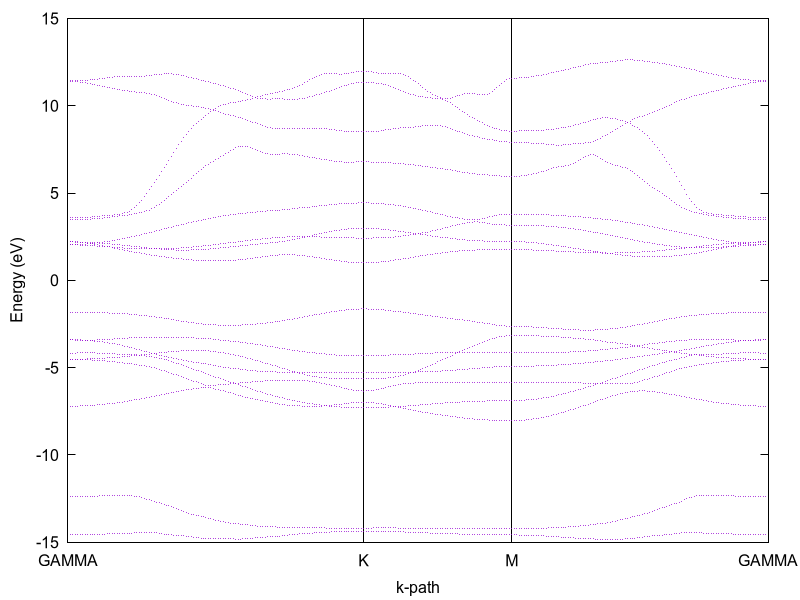

The gnuplot source for this figure:
# ---------------------------------------------------------------------------
# 输出模式：0 = 弹出 Qt 窗口；1 = 写成 PNG 文件
# 可以用命令行覆盖默认值，不必改文件：gnuplot -e "MODE=1" wannier90_band.gp
# ---------------------------------------------------------------------------
if (!exists("MODE")) MODE = 1        # 建议默认 1：本机 Qt 不可用时至少留下文件

if (MODE == 1) {
  set terminal pngcairo font "Arial,12" size 800,600 enhanced
  set output "wannier90_band.png"
  print "MODE = 1 -> 输出 wannier90_band.png"
} else {
  set terminal qt persist font "Arial,12" size 800,600 enhanced
  print "MODE = 0 -> 弹出 Qt 窗口（看不到窗口 = 本机 Qt 终端不可用，请用 -e \"MODE=1\"）"
}


set style data dots
set nokey

GAMMA1 = 0
K = 1.31633
M = 1.97450
GAMMA2 = 3.11448

set xlabel "k-path"
set ylabel "Energy (eV)"
# set xrange [GAMMA1: GAMMA2]
# set yrange [-15.81492 : 13.62639]
# set yrange [-3:5]

set arrow from K, graph 0 to K, graph 1 nohead
set arrow from M, graph 0 to M, graph 1 nohead

set xtics ("GAMMA" GAMMA1,"K" K,"M" M,"GAMMA" GAMMA2)

plot "wannier90_band.dat" using 1:2 title "wannier_band"
